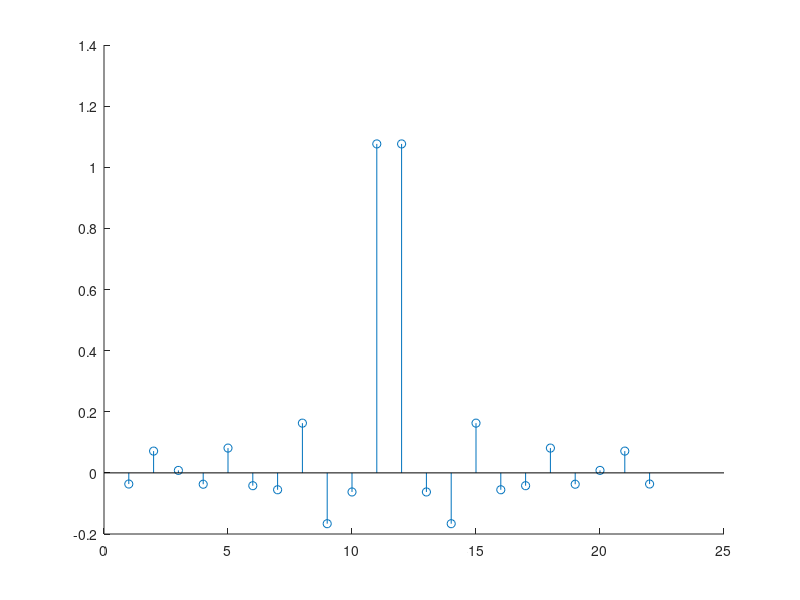
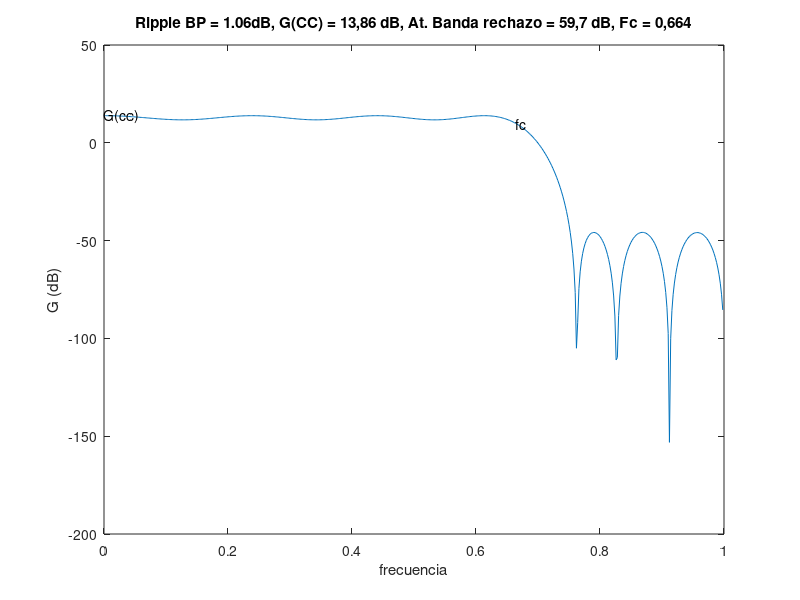

MATLAB code for these plots, in order:

h = load('low_pass.dat');
%Grafico la respuesta al impulso de los filtros
figure('Name','Respuestas al impulso','NumberTitle','off')
hold all
stem(h);
%----------------------------------------------------------
K = 1000;  
H = fft(h,K);  %Respuesta en frecuencia del filtro
H_n = zeros((K/2)-1,1);      %Resp del Filtro normalizado en frecuencia (0 - casi 1)
for i=1 : ((K/2)-1)
    H_n(i,1) = H(i);
end

X = zeros((K/2)-1,1);         %Eje de frec normalizado 0 - casi 1
for i=1 : ((K/2)-1)
    X(i,1) = (i)/(K/2);
end
% Se grafica la respuesta en frecuencia del filtro (Parte Real y parte Imaginaria)
figure('Name','Respuesta en frecuencia','NumberTitle','off')
plot( X, 20*log(abs(H_n)) );
title('Ripple BP = 1.06dB, G(CC) = 13,86 dB, At. Banda rechazo = 59,7 dB, Fc = 0,664')
text (0,13.86,'G(cc)')
text (0.664,9.951,'fc')
ylabel('G (dB)')
xlabel('frecuencia')
%Ripple banda de paso = (13,86dB - 11,73dB)/2 = 1,06dB
%At. Banda de rechazo = G en el punto mas alto de la banda de paso menos G del primer lobulo de la banda de stop
%At. Banda de rechazo = 13,86 - (-45,84 DB) = 59,7 dB


